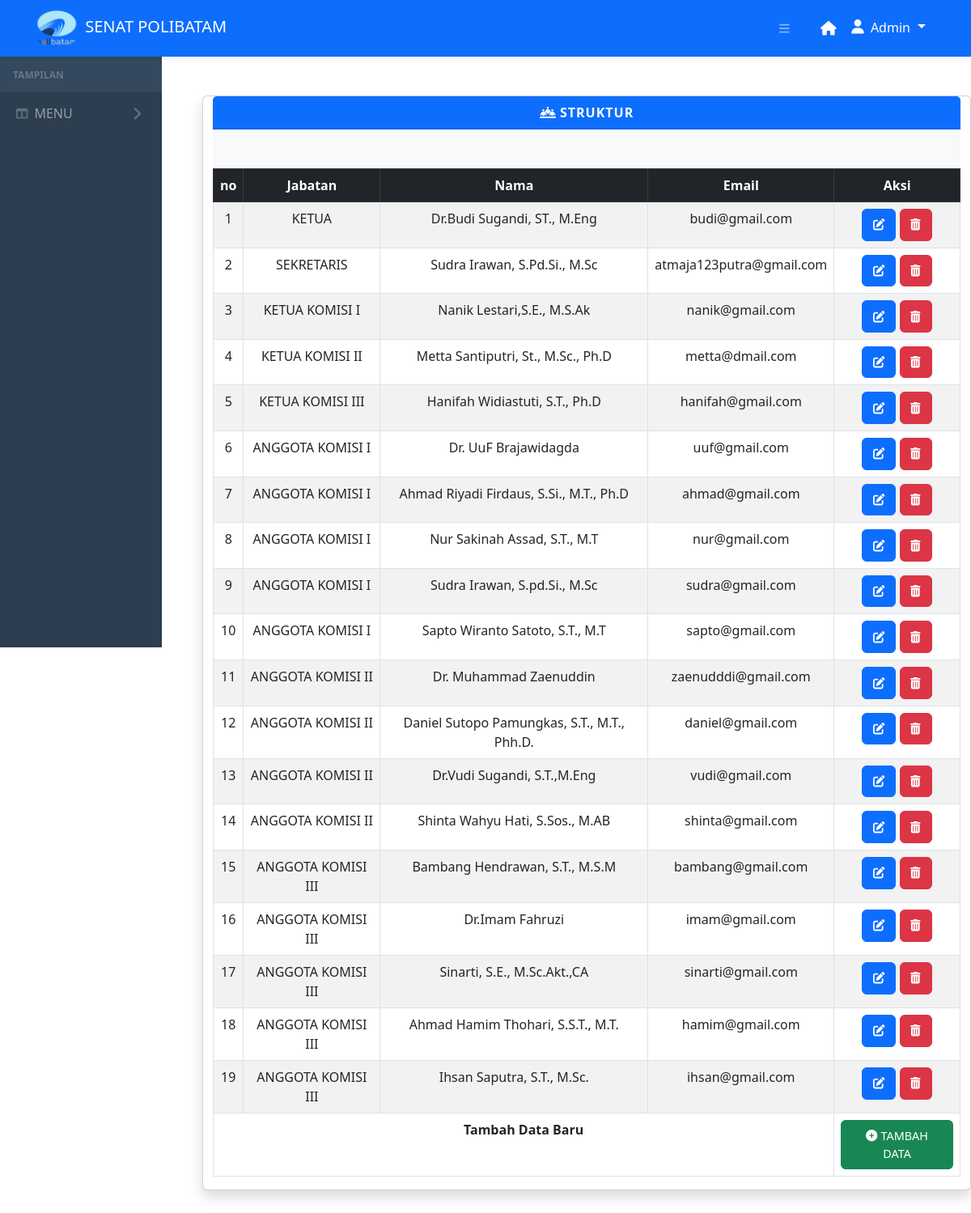
The page /dashboard/struktur.php (signed in) on the database as committed earlier.
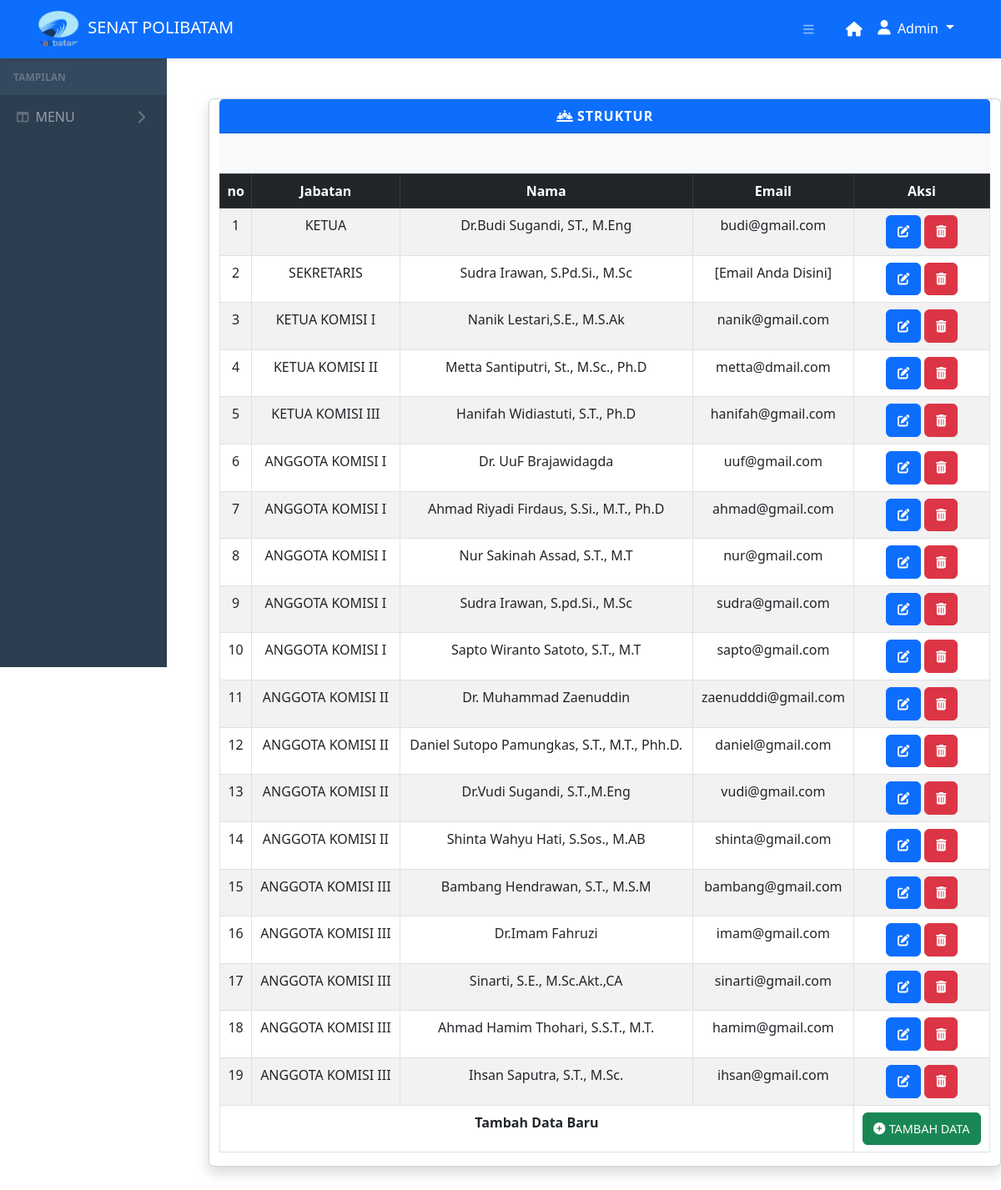
The same page on the database as committed later.
### tables this page shows
CREATE TABLE `struktur` (
    `Id_struktur` int(11) AUTO_INCREMENT,
    `jabatan` varchar(50),
    `nama` varchar(100),
    `Email` varchar(100),
    PRIMARY KEY (Id_struktur)
);

### dashboard/struktur.php (the view, shortened to what this page needs)
<?php
if (isset($_SESSION['id_senat']) && isset($_SESSION['email'])){
require('db.php');
?>
<!DOCTYPE html>
<html lang="en">
    <head>
        <link href="https://cdn.jsdelivr.net/npm/simple-datatables@7.1.2/dist/style.min.css" rel="stylesheet" />
        <link href="css/styles.css" rel="stylesheet" />
    </head>
    <body class="sb-nav-fixed">
    <nav class="sb-topnav navbar navbar-expand navbar-dark bg-primary">
    <a class="navbar-brand ps-3" href="index.php">
        <img src="logo_polibatam.png" width="60" class="logo">
        SENAT POLIBATAM
    </a>
<div class="ms-auto d-flex align-items-center">
    <button class="btn btn-link btn-sm me-3" id="sidebarToggle">
        <i class="fas fa-bars"></i>
    </button>
</div>
<ul class="navbar-nav ms-auto ms-md-0 me-3 me-lg-4">
    <li class="nav-item">
        <a class="nav-link" href="index.php">
            <i class="fas fa-home"></i>
        </a>
    </li>
    <li class="nav-item dropdown">
        <a class="nav-link dropdown-toggle" id="navbarDropdown" href="#" role="button" data-bs-toggle="dropdown" aria-expanded="false">
            <i class="fas fa-user fa-fw"></i>
            <span class="user-name">Admin</span>
        </a>
    </li>
</ul>
</nav>
</body>
        <div id="layoutSidenav">
    <div id="layoutSidenav_nav">
        <nav class="sb-sidenav accordion sb-sidenav-dark" id="sidenavAccordion">
            <div class="sb-sidenav-menu">
                <div class="nav">
                    <div class="sb-sidenav-menu-heading text-uppercase">tampilan</div>
                    <a class="nav-link collapsed nav-link" href="index.php" data-bs-toggle="collapse" data-bs-target="#collapseLayouts" aria-expanded="false" aria-controls="collapseLayouts">
                        <div class="sb-nav-link-icon"><i class="fas fa-columns"></i></div>
                        MENU
                        <div class="sb-sidenav-collapse-arrow"><i class="fas fa-angle-down"></i></div>
                    </a>
                </div>
            </div>
        </nav>
    </div>
</div>
            <div id="layoutSidenav_content">
            <main>
            <div class="container my-5">
        <div class="row text-center mb-4">
            <div class="card shadow mb-4">
                <div class="card-header bg-primary text-white">
                    <i class="fas fa-people-line"></i>
                    <b>STRUKTUR</b>
                </div>
    <table class="table table-bordered table-striped table-hover text-center">
        <thead class="table-dark">
            <tr>
                <th>no</th>
                <th>Jabatan</th>
                <th>Nama</th>
                <th>Email</th>
                <th>Aksi</th>
            </tr>
        </thead>
        <tbody>
            <?php
            $sql = "SELECT * FROM struktur";
            $result = $conn->query($sql);
            $no = 1;
            if ($result->num_rows > 0) {
                while ($row = $result->fetch_assoc()) {
                    echo "<tr>";
                    echo "<td>" . $no++ . "</td>";
                    echo "<td>" . htmlspecialchars($row['jabatan']) . "</td>";
                    echo "<td>" . htmlspecialchars($row['nama']) . "</td>";
                    echo "<td>" . htmlspecialchars($row['Email']) . "</td>";
                    echo "<td>
                           <button
                    type='button'
                    class='btn btn-primary edit-button'
                    data-id='" . $row['Id_struktur'] . "'
                    data-jabatan='" . htmlspecialchars($row['jabatan']) . "'
                    data-nama='" . htmlspecialchars($row['nama']) . "'
                    data-email='" . htmlspecialchars($row['Email']) . "'
                    data-bs-toggle='modal'
                    data-bs-target='#editModal'>
                    <i class='fa-solid fa-pen-to-square'></i>
                </button>
                </a>
               <button type='button' class='btn btn-danger' data-bs-toggle='modal' data-bs-target='#confirmDeleteModal' data-id='" . $row['Id_struktur'] . "'>
                    <i class='fa-solid fa-trash-can'></i>
                </button>
                          </td>";
                    echo "</tr>";
                }
            } else {
                echo "<tr><td colspan='5'>Tidak ada data</td></tr>";
            }
            echo "<tr>";
echo "<td colspan='4' class='text-center'><strong>Tambah Data Baru</strong></td>";
echo "<td>
        <button class='btn btn-success' data-bs-toggle='modal' data-bs-target='#addModal'>
            <i class='fa-solid fa-circle-plus'></i> TAMBAH DATA
        </button>
      </td>";
echo "</tr>";
            ?>
        </tbody>
        <footer class="py-4 bg-light mt-auto">
            </div>
        </div>
    </div>
</body>
</html>
<?php
} else{
    header("Location: ../login.php");
    exit();
}
?>

Rows that differ between the two databases and show on the page:
changed struktur "SEKRETARIS": Email "atmaja123putra@gmail.com" → "[Email Anda Disini]"
